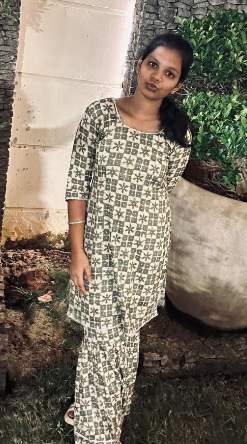
#> input picture myimage.png, 247 x 444 px
$ jupyter execute 'Untitled13 (1).ipynb'
#> lines starting #> are read from the running program, lines starting #| are printed output that depends on the picture
[cell 1]
import cv2
import numpy as np
import matplotlib.pyplot as plt
img = cv2.imread(r"myimage.png",cv2.IMREAD_GRAYSCALE)
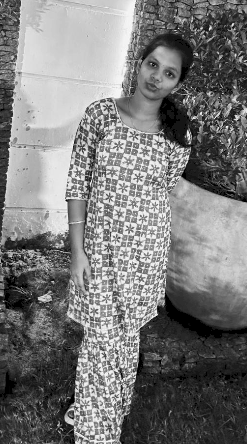
#> img: shape (444, 247); min 0, max 252, mean 122
plt.imshow(img, cmap='gray')
plt.title('original_image')
plt.show()

[cell 2]
plt.hist(img.ravel(),256,range = [0, 256]);
plt.title('Original Image')
plt.show()
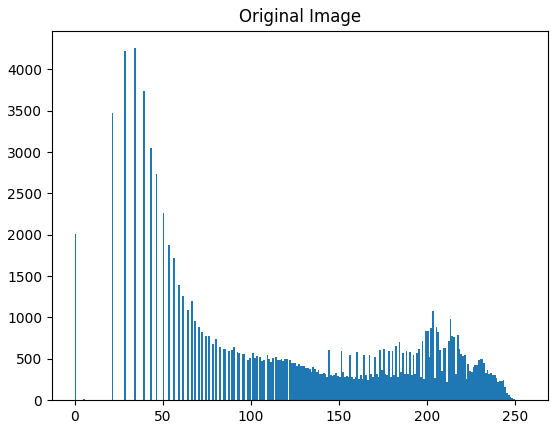
#> figure drawn by matplotlib, 1 panel; tallest bar 4255 high, from x = 34 to 35

[cell 3]
img_eq = cv2.equalizeHist(img)
plt.hist(img_eq.ravel(), 256, range = [0, 256]);
plt.title('Equalized Histogram')
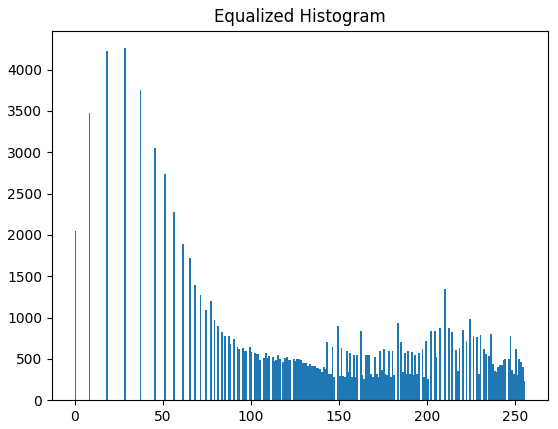
#> figure drawn by matplotlib, 1 panel; tallest bar 4258 high, from x = 28 to 29

[cell 4]
plt.imshow(img_eq, cmap='gray')
plt.title('original image')
plt.show()

[cell 5]
import cv2
import numpy as np
import matplotlib.pyplot as plt

# Read image
img = cv2.imread(r"myimage.png")
#> img is the input picture: shape (444, 247, 3); mean B, G, R 105.8, 120.4, 130.4

# Equalize each color channel separately
b, g, r = cv2.split(img)
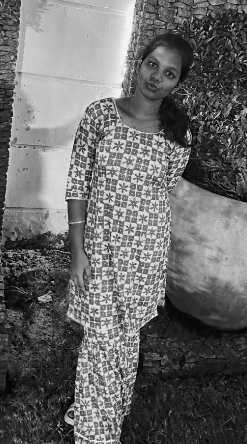
#> b: shape (444, 247); min 0, max 253, mean 105.8
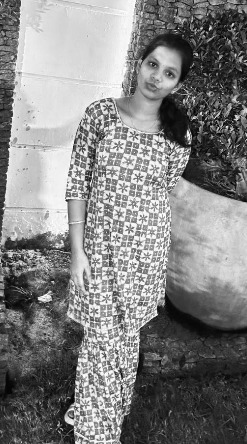
#> r: shape (444, 247); min 0, max 255, mean 130.4

b_eq = cv2.equalizeHist(b)
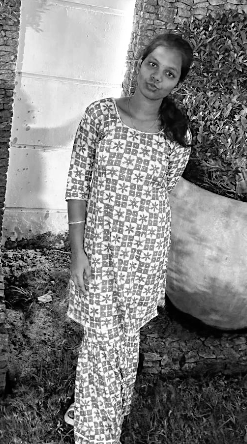
#> b_eq: shape (444, 247); min 0, max 255, mean 128.1
g_eq = cv2.equalizeHist(g)
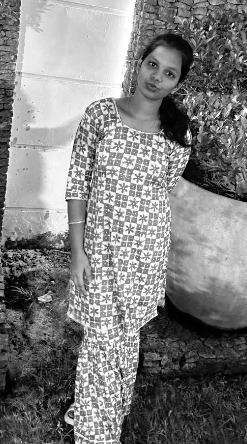
#> g_eq: shape (444, 247); min 0, max 255, mean 128.1
r_eq = cv2.equalizeHist(r)

# Merge equalized channels
img_eq = cv2.merge((b_eq, g_eq, r_eq))
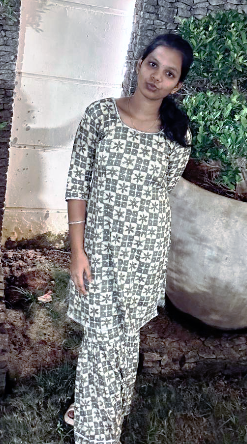
#> img_eq: shape (444, 247, 3); mean B, G, R 128.1, 128.1, 128.1

# Display original and equalized images
plt.figure(figsize=(12, 10))

plt.subplot(221)
plt.imshow(cv2.cvtColor(img, cv2.COLOR_BGR2RGB))
plt.title('Original Color Image')
plt.axis('off')

plt.subplot(222)
plt.imshow(cv2.cvtColor(img_eq, cv2.COLOR_BGR2RGB))
plt.title('Equalized Image')
plt.axis('off')

# Original histogram
plt.subplot(223)
plt.hist(img.ravel(), bins=256, range=[0, 256])
plt.title('Original Image')

plt.subplot(224)
plt.hist(img_eq.ravel(), bins=256, range=[0, 256])
plt.title('Histogram Equalized')

plt.tight_layout()
plt.show()
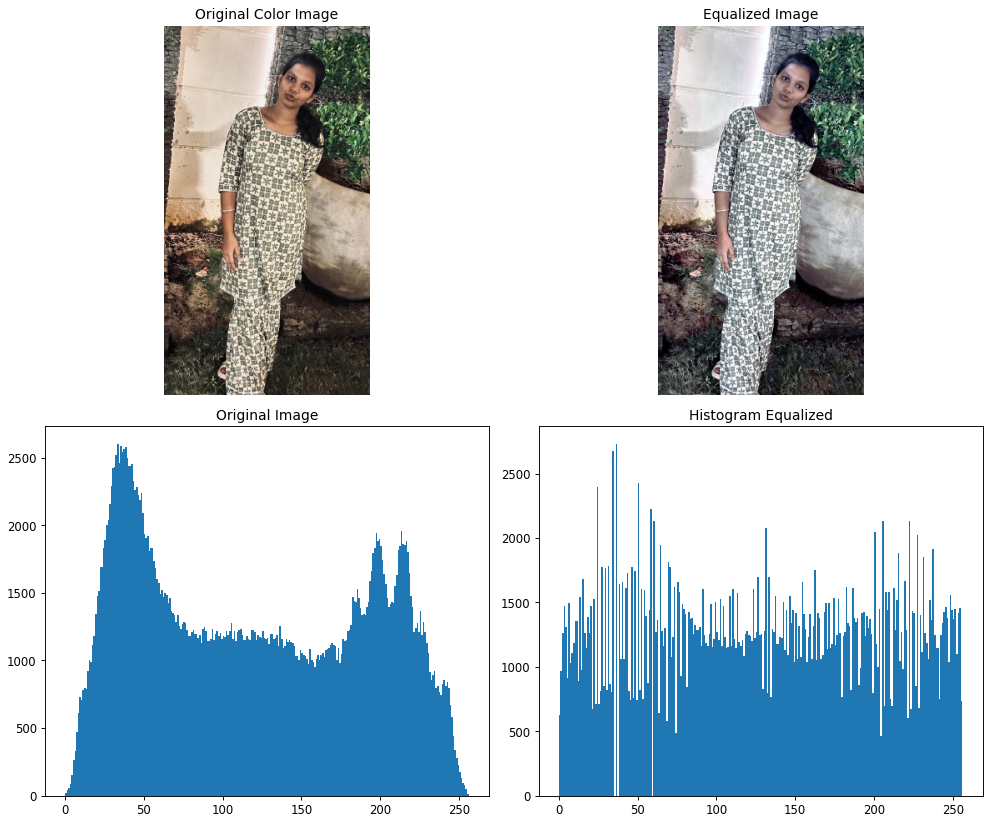
#> figure drawn by matplotlib, 4 panels; panel 3: tallest bar 2601 high, from x = 33 to 34; panel 4: tallest bar 2731 high, from x = 36 to 37
